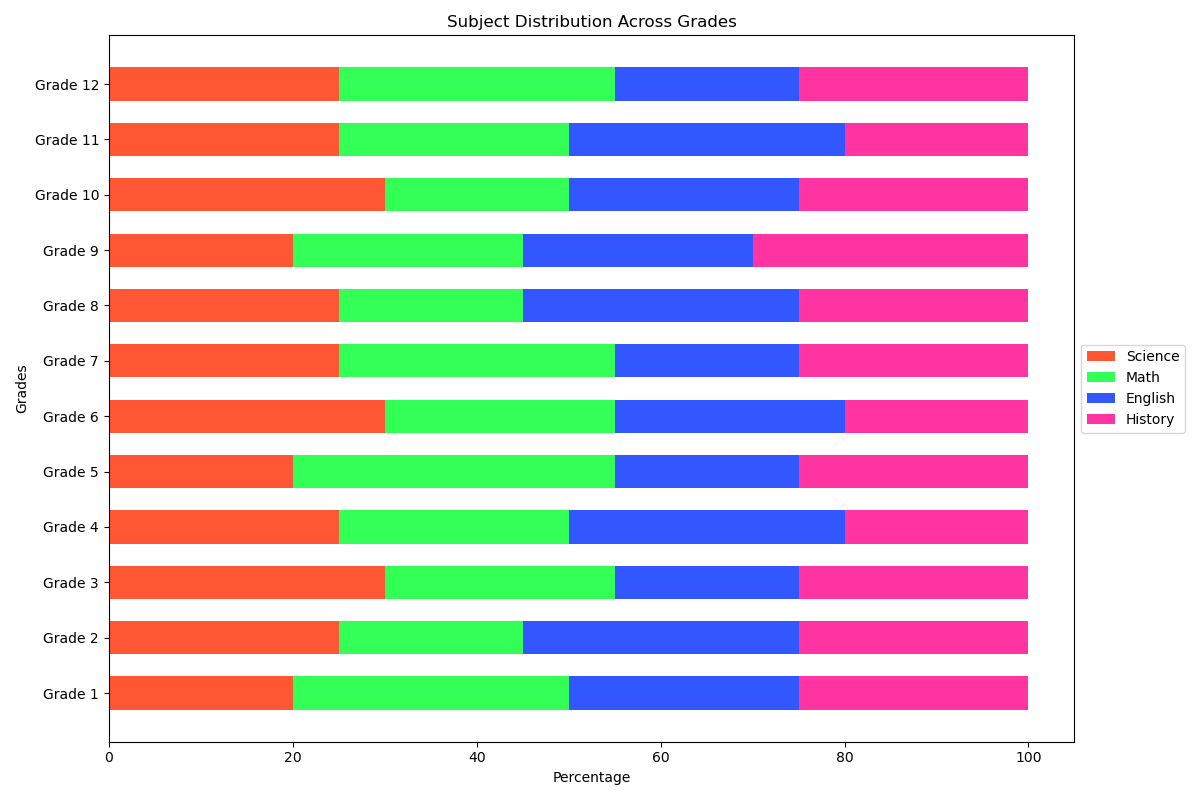

This figure's Python source:

import matplotlib.pyplot as plt
import numpy as np

# Data
categories = ['Grade 1', 'Grade 2', 'Grade 3', 'Grade 4', 'Grade 5', 'Grade 6', 'Grade 7', 'Grade 8', 'Grade 9', 'Grade 10', 'Grade 11', 'Grade 12']
science = [20, 25, 30, 25, 20, 30, 25, 25, 20, 30, 25, 25]
math = [30, 20, 25, 25, 35, 25, 30, 20, 25, 20, 25, 30]
english = [25, 30, 20, 30, 20, 25, 20, 30, 25, 25, 30, 20]
history = [25, 25, 25, 20, 25, 20, 25, 25, 30, 25, 20, 25]

# Stack the data
data = np.array([science, math, english, history])
data_cum = data.cumsum(axis=0)

# Parameters
category_colors = ['#FF5733', '#33FF57', '#3357FF', '#FF33A1']
bar_width = 0.6

# Plot
fig, ax = plt.subplots(figsize=(12, 8))

for i, (colname, color) in enumerate(zip(['Science', 'Math', 'English', 'History'], category_colors)):
    widths = data[i]
    starts = data_cum[i] - widths
    ax.barh(categories, widths, left=starts, height=bar_width, label=colname, color=color)

# Title and labels
ax.set_title('Subject Distribution Across Grades', loc='center')
ax.set_xlabel('Percentage')
ax.set_ylabel('Grades')
ax.legend(ncol=1, bbox_to_anchor=(1, 0.5), loc='center left')

plt.tight_layout()
plt.show()
